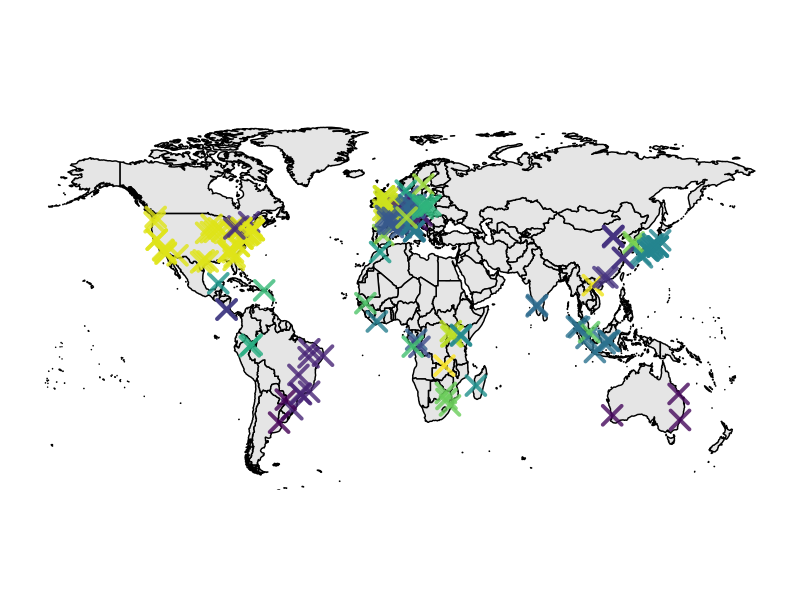
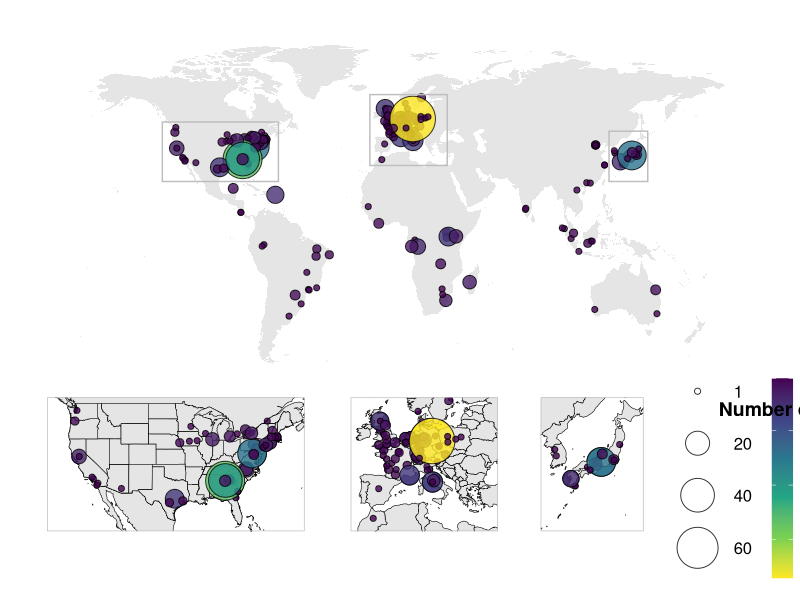
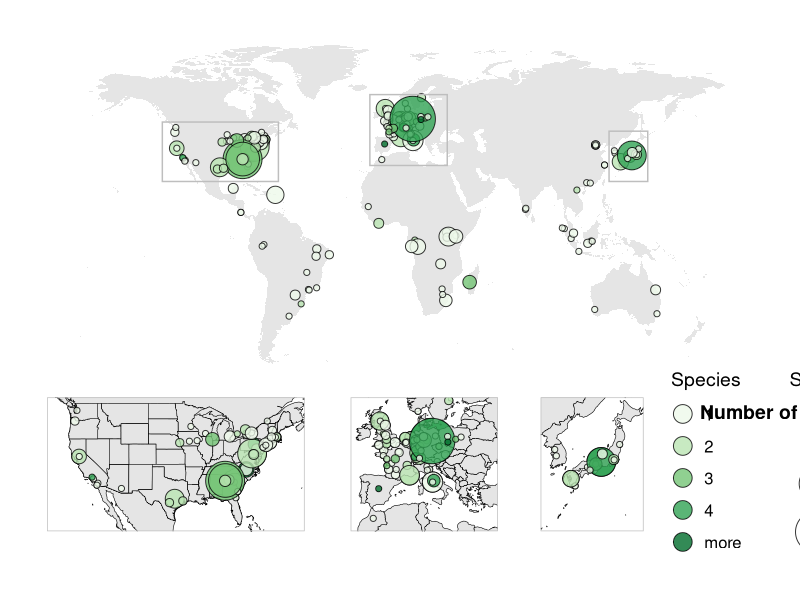
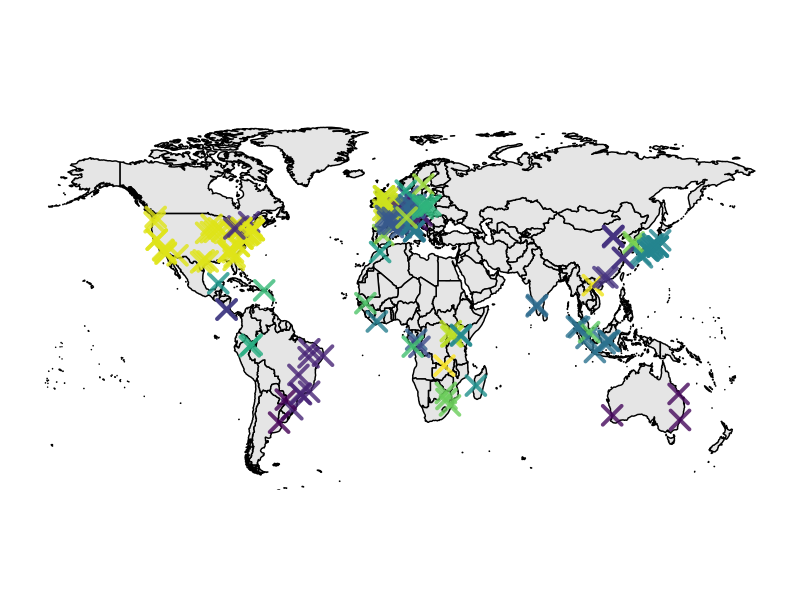
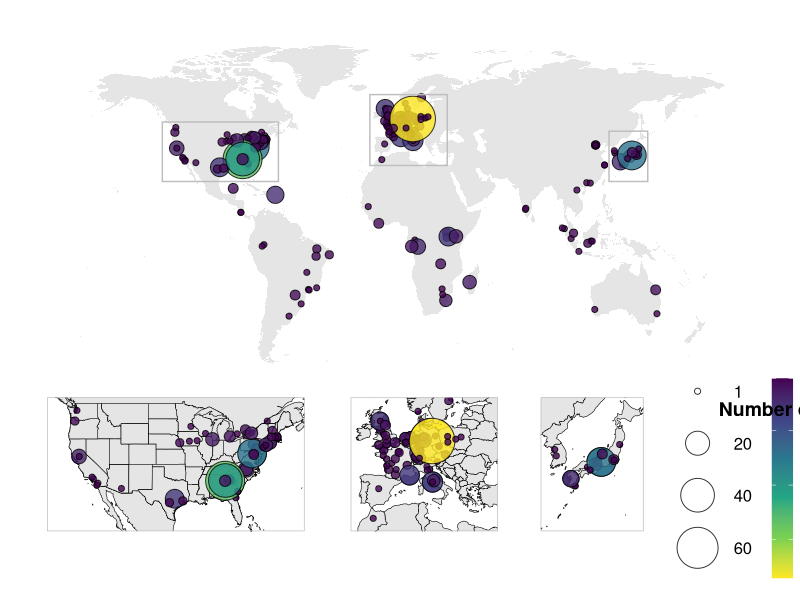
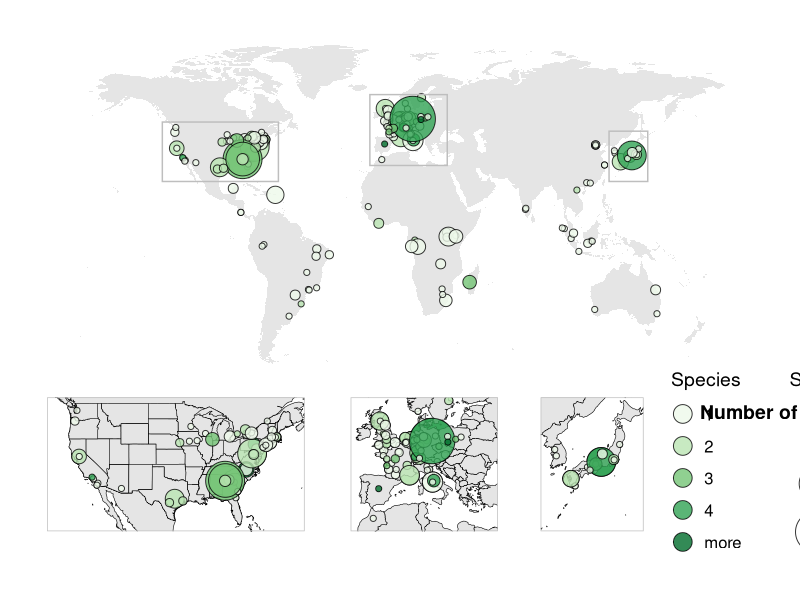

Reproduce these figures in R, in order.
## ---- chunk 1
library(tidyverse)
library(cowplot)
library(maps)
library(ggforce)
library(viridis)
# library(ggthemes)
## ---- chunk 2
studies <- read_csv("../data/studies_gsheet.csv")
sites <- read_csv("../data/sites_gsheet.csv")
## ---- chunk 3
df <- studies %>% 
  group_by(site) %>% 
  summarise(Nstudies = n_distinct(studyID),
            Nspecies = n_distinct(species)) %>% 
  mutate(legend_species = ifelse(Nspecies > 4, "more      ", Nspecies))%>%
  left_join(sites)
## ---- chunk 4
df %>% 
  arrange(desc(Nspecies), desc(Nstudies)) %>% 
  mutate(site2 = str_sub(site, 1, 60)) %>% 
  select(site2, Nstudies, Nspecies)
## ---- chunk 5
world <- map("world", plot = FALSE, fill = TRUE) %>% fortify()
## ---- chunk 6
# sanity check that coordinates are in the right country
# within a country, all Xs should be the same color
ggplot(df, aes(x = long, y = lat)) +
  geom_polygon(data = world, aes(group = group), col = "black", fill = "grey90") +
  geom_point(aes(col = country), size = 5, shape = 4, stroke = 2, alpha = .8) +
  coord_fixed(1.3, ylim = c(-55, 83.59961)) +
  scale_color_viridis_d() +
  theme_map() +
  guides(col = "none")
## ---- chunk 7
ggsave("../graphs/map.pdf", width = 20, height = 10, scale = 2)
## ---- chunk 8
m <- ggplot(df, aes(x = long, y = lat)) +
  geom_polygon(data = world, aes(group = group), fill = "grey90") +
  geom_point(aes(size = Nstudies, fill = Nstudies), shape = 21, alpha = .8) +
  theme_map() +
  # # to make fill into discrete; overlap with size legend
  # scale_size_area("Number of\nStudies", max_size = 15) +
  # scale_fill_viridis_c("Number of\nStudies", guide = "legend") +
  # to have them side by side
  scale_fill_viridis_c("", breaks = c(1, 20, 40, 60)) +
  scale_size_area("", max_size = 15, breaks = c(1, 20, 40, 60)) +
  theme(legend.box = "horizontal") +
  guides(fill = guide_colorbar(reverse = T, barheight = 10, order = 0), 
         size = guide_legend(keyheight = 2.6, title.theme = element_text(size = 4)))

legend <- get_legend(m)
# plot_grid(legend)

mx <- m +
  annotate("rect", ymin = c(24, 31, 24), ymax = c(46, 62, 50), xmin = c(124, -12, -130), 
           xmax = c(146, 32, -64), size = .5, col = "grey", fill = NA) + 
  coord_fixed(1.3, ylim = c(-55, 83.59961)) +
  theme(legend.position = "none")
## ---- chunk 9
# japan
m1 <- m + 
  geom_polygon(data = world, aes(group = group), col = "black", fill = "grey90", lwd = .2) +
  geom_point(aes(size = Nstudies, fill = Nstudies), shape = 21, alpha = .8) +
  coord_fixed(1.3, ylim = c(25, 45), xlim = c(125, 145)) +
  theme(legend.position = "none") +
  panel_border(color = "grey", size = .5)

# europe
m2 <- m + 
  geom_polygon(data = world, aes(group = group), col = "black", fill = "grey90", lwd = .2) +
  geom_point(aes(size = Nstudies, fill = Nstudies), shape = 21, alpha = .8) +
  coord_fixed(1.3, ylim = c(32, 60), xlim = c(-10, 30)) +
  theme(legend.position = "none") +
  panel_border(color = "grey", size = .5)

# contiguous us
usa = map("state", plot = FALSE, fill = TRUE) %>% fortify() # "usa"

m3 <- m + 
  geom_polygon(data = world, aes(group = group), col = "black", fill = "grey90", lwd = .2) +
  geom_polygon(data = usa, aes(group = group), col = "black", fill = "grey90", lwd = .2) +
  geom_point(aes(size = Nstudies, fill = Nstudies), shape = 21, alpha = .8) +
  coord_fixed(1.3, ylim = c(25, 49), xlim = c(-127, -67)) +
  theme(legend.position = "none") +
  panel_border(color = "grey", size = .5)
## ---- chunk 10
# make bottom row (3 map insets + legend)
bottom_row <- plot_grid(m3, m2, NA, m1, NA, legend, nrow = 1, label_x = -.35, label_y = .95,
                        labels = c(rep("", 5), "Number of Studies"), 
                        rel_widths = c(2, 1.18, .06, .85, .08, .7))

# make whole plot as 1 column, big map on top, bottom row underneath
plot_grid(mx, bottom_row, ncol = 1, rel_heights = c(2.4, 1)) +
  theme(plot.margin = unit(c(.5, .5, 1.5, .5), "cm"))
## ---- chunk 11
ggsave("../graphs/map_insets.pdf", width = 8, height = 5.5, scale = 2)
## ---- chunk 12
ms <- ggplot(df, aes(x = long, y = lat)) +
  geom_polygon(data = world, aes(group = group), fill = "grey90") +
  geom_point(aes(size = Nstudies, fill = legend_species), shape = 21, alpha = .8) +
  theme_map() +
  # to have them side by side
  scale_fill_brewer("Species", palette = "Greens") +
  scale_size_area("Studies", max_size = 15, breaks = c(1, 20, 40, 60)) +
  theme(legend.box = "horizontal") +
  guides(fill = guide_legend(override.aes = list(size = 6), keyheight = 1.6, order = 1),
         size = guide_legend(keyheight = 1.6, order = 0))

legend <- get_legend(ms)
# plot_grid(legend)

msx <- ms +
  annotate("rect", ymin = c(24, 31, 24), ymax = c(46, 62, 50), xmin = c(124, -12, -130), 
           xmax = c(146, 32, -64), size = .5, col = "grey", fill = NA) + 
  coord_fixed(1.3, ylim = c(-55, 83.59961)) +
  theme(legend.position = "none")
## ---- chunk 13
# japan
ms1 <- ms + 
  geom_polygon(data = world, aes(group = group), col = "black", fill = "grey90", lwd = .2) +
  geom_point(aes(size = Nstudies, fill = legend_species), shape = 21, alpha = .8) +
  coord_fixed(1.3, ylim = c(25, 45), xlim = c(125, 145)) +
  theme(legend.position = "none") +
  panel_border(color = "grey", size = .5)

# europe
ms2 <- ms + 
  geom_polygon(data = world, aes(group = group), col = "black", fill = "grey90", lwd = .2) +
  geom_point(aes(size = Nstudies, fill = legend_species), shape = 21, alpha = .8) +
  coord_fixed(1.3, ylim = c(32, 60), xlim = c(-10, 30)) +
  theme(legend.position = "none") +
  panel_border(color = "grey", size = .5)

# contiguous us
usa = map("state", plot = FALSE, fill = TRUE) %>% fortify() # "usa"

ms3 <- ms + 
  geom_polygon(data = world, aes(group = group), col = "black", fill = "grey90", lwd = .2) +
  geom_polygon(data = usa, aes(group = group), col = "black", fill = "grey90", lwd = .2) +
  geom_point(aes(size = Nstudies, fill = legend_species), shape = 21, alpha = .8) +
  coord_fixed(1.3, ylim = c(25, 49), xlim = c(-127, -67)) +
  theme(legend.position = "none") +
  panel_border(color = "grey", size = .5)
## ---- chunk 14
# make bottom row (3 map insets + legend)
bottom_row <- plot_grid(ms3, ms2, NA, ms1, NA, legend, nrow = 1, label_x = -.27, label_y = .93,
                        labels = c(rep("", 5), "Number of ..."), 
                        rel_widths = c(2, 1.18, .06, .85, .08, .7))

# make whole plot as 1 column, big map on top, bottom row underneath
plot_grid(msx, bottom_row, ncol = 1, rel_heights = c(2.4, 1)) +
  theme(plot.margin = unit(c(.5, .5, 1.5, .5), "cm"))
## ---- chunk 15
ggsave("../graphs/map_insets_col_species.pdf", width = 8, height = 5.5, scale = 2)
## ---- chunk 16
sessionInfo()
